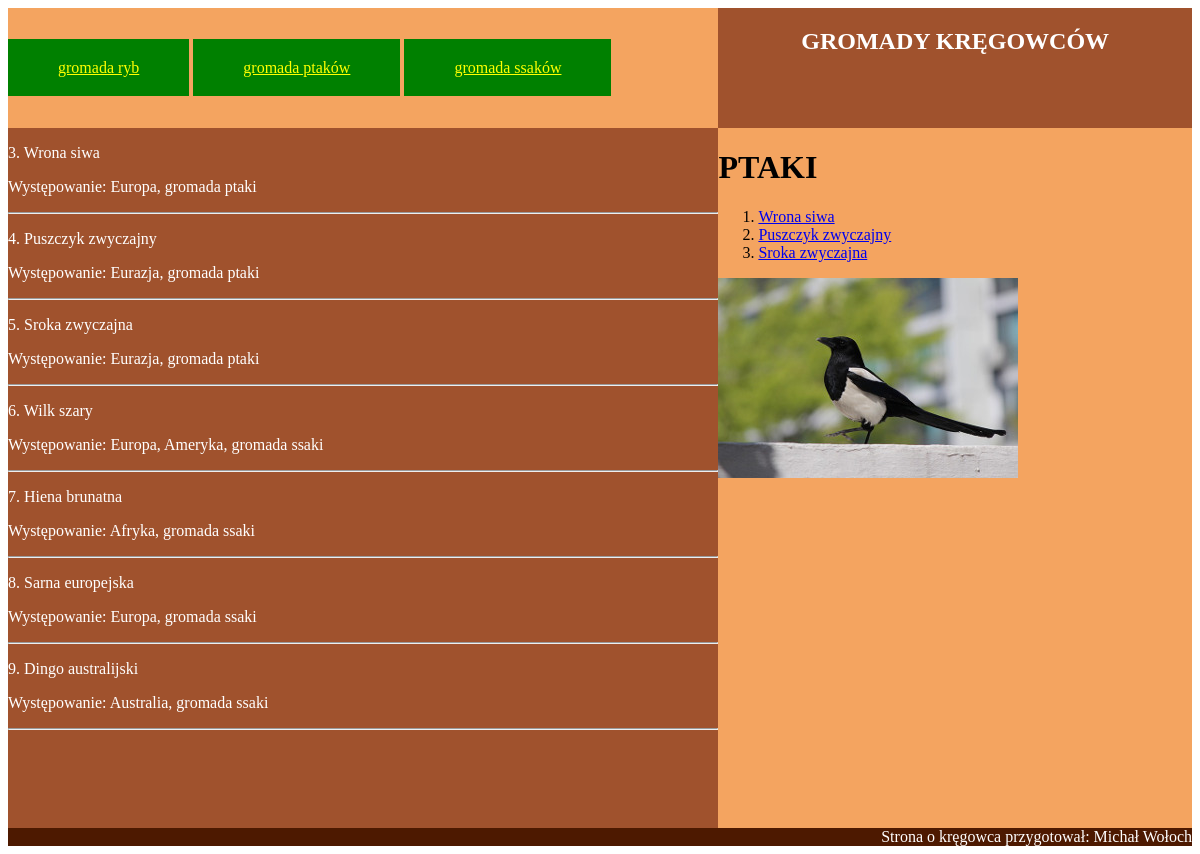
The app's page /4pir_1_php/Egz.2/gromady.php with its own data.
### tables this page shows
CREATE TABLE `zwierzeta` (
                             `id` int(10) UNSIGNED NOT NULL,
                             `Gromady_id` int(10) UNSIGNED NOT NULL,
                             `Odzywianie_id` int(10) UNSIGNED NOT NULL,
                             `gatunek` text,
                             `wystepowanie` text,
                             `czy_zagrozony` tinyint(1) DEFAULT NULL,
                             `obraz` text NOT NULL
);

### 4pir_1_php/Egz.2/gromady.php (the view, shortened to what this page needs)
<html>
<head>
    <link rel="stylesheet" href="style12.css">
</head>
<body>
<div id="menu">
    <div id="linki">
        <a href="gromada-ryby.html">gromada ryb</a>
        <a href="gromada-ptaki.html">gromada ptaków</a>
        <a href="gromada-ssaki.html">gromada ssaków</a>
    </div>
</div>
<div id="logo">
    <h2>GROMADY KRĘGOWCÓW</h2>
</div>
<div id="main-left">
    <?php
    $connect = mysqli_connect("localhost", "root", "","baza");
    $query = "SELECT id, Gromady_id, gatunek, wystepowanie FROM `zwierzeta` WHERE Gromady_id=4 OR Gromady_id=5";
    $result = mysqli_query($connect,$query);
    while ($row = mysqli_fetch_array($result))
    {
        echo "<p>".$row[0].". ".$row[2]."</p><p>Występowanie: ".$row[3].", gromada ";
        if($row[1]==4) echo "ptaki";
        else echo "ssaki";
        echo "</p><hr>";
    }
    ?>
</div>
<div id="main-right">
    <h1>PTAKI</h1>
    <ol>
        <?php
        $connect2 = mysqli_connect("localhost", "root", "","baza");
        $query = "SELECT gatunek, obraz FROM `zwierzeta` WHERE Gromady_id=4";
        $result2 = mysqli_query($connect2,$query);
        while ($row2 = mysqli_fetch_array($result2))
        {
            echo "<li><a href=".$row2[1].">".$row2[0]."</a></li>";
        }
        ?>
    </ol>
    <img src="sroka.jpg" alt="Sroka zwyczajna, gromada ptaki">
</div>
<div id="footer">
    Strona o kręgowca przygotował: Michał Wołoch
</div>
</body>
</html>

### 4pir_1_php/Egz.2/style12.css (style rules this page uses)
body { font-family: Verdana; }
#menu { background-color: SandyBrown; height: 120px; width: 60%; }
#logo { background-color: Sienna; color: white; text-align: center; height: 120px; width: 40%; }
#main-left { background-color: Sienna; color: white; height: 700px; width: 60%; }
#main-right { background-color: SandyBrown; height: 700px; width: 40%; }
#footer { background-color: #4D1900; color: white; text-align: right; }
#menu a { background-color: green; color: yellow; padding: 20px 50px 20px 50px; }
#menu, #logo, #main-left, #main-right { float: left; }
#main-left, #footer { clear: both; }
#linki { display: table-cell; vertical-align: middle; }
#menu { display: table; }

### records on screen
zwierzeta: id "3", gatunek "Wrona siwa", wystepowanie "Europa", shows "ptaki"
zwierzeta: id "4", gatunek "Puszczyk zwyczajny", wystepowanie "Eurazja", shows "ptaki"
zwierzeta: id "5", gatunek "Sroka zwyczajna", wystepowanie "Eurazja", shows "ptaki"
zwierzeta: id "6", gatunek "Wilk szary", wystepowanie "Europa, Ameryka", shows "ssaki"
zwierzeta: id "7", gatunek "Hiena brunatna", wystepowanie "Afryka", shows "ssaki"
zwierzeta: id "8", gatunek "Sarna europejska", wystepowanie "Europa", shows "ssaki"
zwierzeta: id "9", gatunek "Dingo australijski", wystepowanie "Australia", shows "ssaki"
